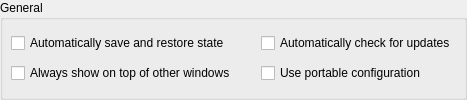
         <widget class="QGroupBox" name="generalgroup">
          <property name="title">
           <string>General</string>
          </property>
          <layout class="QGridLayout" name="gridLayout_2">
           <property name="leftMargin">
            <number>8</number>
           </property>
           <property name="topMargin">
            <number>8</number>
           </property>
           <property name="rightMargin">
            <number>8</number>
           </property>
           <property name="bottomMargin">
            <number>8</number>
           </property>
           <property name="spacing">
            <number>5</number>
           </property>
           <item row="0" column="1">
            <widget class="QCheckBox" name="checkUpdates">
             <property name="focusPolicy">
              <enum>Qt::NoFocus</enum>
             </property>
             <property name="text">
              <string>Automatically check for updates</string>
             </property>
             <property name="checked">
              <bool>false</bool>
             </property>
            </widget>
           </item>
           <item row="0" column="0">
            <widget class="QCheckBox" name="checkSaveRestore">
             <property name="enabled">
              <bool>true</bool>
             </property>
             <property name="focusPolicy">
              <enum>Qt::NoFocus</enum>
             </property>
             <property name="text">
              <string>Automatically save and restore state</string>
             </property>
             <property name="checked">
              <bool>false</bool>
             </property>
            </widget>
           </item>
           <item row="1" column="0">
            <layout class="QHBoxLayout" name="horizontalLayout_12">
             <property name="bottomMargin">
              <number>0</number>
             </property>
             <item>
              <widget class="QCheckBox" name="checkAlwaysOnTop">
               <property name="focusPolicy">
                <enum>Qt::NoFocus</enum>
               </property>
               <property name="text">
                <string>Always show on top of other windows</string>
               </property>
              </widget>
             </item>
             <item>
              <spacer name="horizontalSpacer_24">
               <property name="orientation">
                <enum>Qt::Horizontal</enum>
               </property>
               <property name="sizeType">
                <enum>QSizePolicy::Expanding</enum>
               </property>
               <property name="sizeHint" stdset="0">
                <size>
                 <width>20</width>
                 <height>10</height>
                </size>
               </property>
              </spacer>
             </item>
            </layout>
           </item>
           <item row="1" column="1">
            <widget class="QCheckBox" name="checkPortable">
             <property name="focusPolicy">
              <enum>Qt::NoFocus</enum>
             </property>
             <property name="text">
              <string>Use portable configuration</string>
             </property>
            </widget>
           </item>
          </layout>
         </widget>
